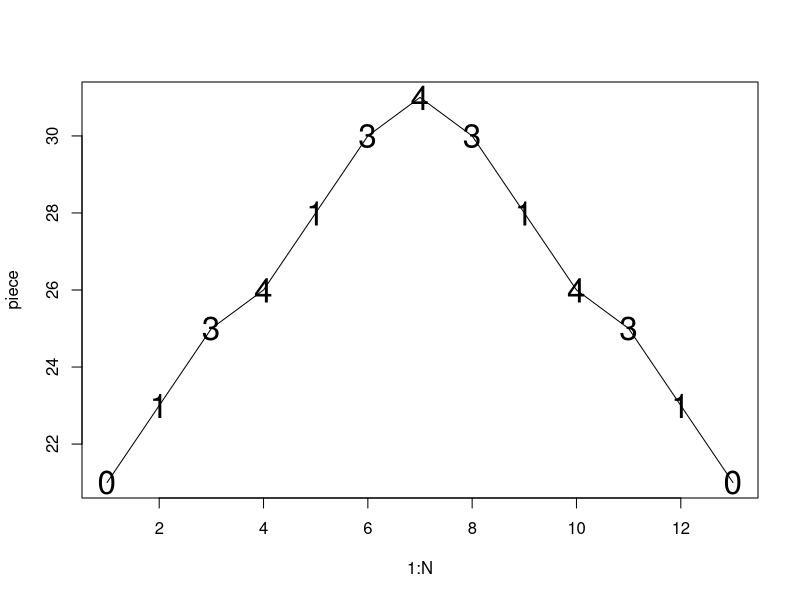

Write R code to recreate this figure.
#Cello fingering_1st position  #Jinny Park 
#--modified from pianoFingering notes from Christopher Raphael
#intended for use alongside Suzuki Cello Book 1, 1st position chapter
# example pieces and preferences for fingering drawn from Suzuki Cello book.

#This program seeks minimal finger movement while keeping 1st position
#where if two notes are related by mod7, they will be played by same finger.
#fingerings here are processed as
#open String = 1; 1st finger = 2, 2nd finger = 3, 3rd finger = 4, pinky =5
# these are re-processed with converting function and
# plotted as open String = 0; 1st finger = 1; and so on.

cost = function(m1,m2,f1,f2) {
  if (m2 < m1) { temp = m1; m1 = m2; m2 = temp; temp = f1; f1 = f2; f2 = temp}  # assume m2 > m1
  m1mod7 = m1 %% 7;
  m2mod7 = m2 %% 7;
  
  
  # there are 4 cases: f2 != 1, f2 > f1, f2 = f1, f2 < f1
  openString = c(0,7,14,21);
  
  #how to tell if two notes are on the same string?
  #no cost for crossover unless two notes are on the same string
  #This function ensures that the program gives more cost for shifting on the same string
  # which allows the program to prefer staying in one hand position
  onString <- function(m_1, m_2) {
    if(m2 < 7) {
      if (m1 < 7) {return (TRUE)}
      else {return(FALSE)}
    } else if (m2 <14) {
      if (m1 <14) {return(TRUE)}
      else {return(FALSE)}
    } else if (m2 <21) {
      if(m1 <21) {return(TRUE)}
      else {return(FALSE)}
    }
  }
  # - - - -- - -
  # Extension function 
  extension <- function(m1_,m2_, f1_,f2_) {
    if((m2_ - m1_) > (f2_ - f1_)) {
      return(TRUE)
    } else {return(FALSE)}
  }
  
  
  #case 0: open string
  if (f2 != 1) {
    if (m2 %in% openString)
    {return (1000)} #"1" is actually fingering "0" but R thinks it's 1. 
    
  } else { #if f2 == 1 and m2 is openString. 
    if(!(m2 %in% openString)) {
      return(1000)
    }
  }
  

  # case 1: f2 > f1
  if (f2 > f1) { # if no crossover
    if (m2mod7 == m1mod7) {return(100)}
    ## gotta make sure that same finger position notes are played by same finger
    if(m1 %in% openString && (m2-m1 == 2)) {
      if (f2 != 2) {return (100)}
    }
   #     if (f2 != 2) {return(100)}
   #   }
   # }
    
   # else if (extension(m1,m2,f1,f2)) {
  #    return(100)
   # }
    
    else{ return(abs((f2-f1) - (m2-m1)))}
    
  }
  
  # case 1: f2 = f1
  if (f2 == f1) { 	 # if same finger
    if (m1mod7 == m2mod7) { return(0); } 
    
    else { return(100); }   # very high cost since we really want to avoid this.  
  }
  
  # case 3: f2 < f1 (crossover)  (remember we are always moving *upward* in pitch)	

  return(3);
  
  #costs for shifting: if two notes are on the same string, Penalize.
  if(onString(m1,m2)) { #if they are both on the same String and crossing over
    return(100)
  } else  if (m2mod7 == m1mod7) {return(100)}
  else {return(abs((f2-f1) - (m2-m1)))}

}
# - - - - - - - - - - - - - - - - - - - - - - - - - - - - - - - - - - - - - - - -
#Test pieces
###Integers represent pitches, taking account of register.
### 0 represents middle C (C4).
### 1, 13, 25 represents C# or Db in different octaves.

#twinkle twinkle
#piece = c(14,14,21,21,23,23,21,19,19,18,18,16,16,14,21,21,19,19,18,18,16,21,21,19,19,18,18,16,14,14,21,21,23,23,21,19,19,18,18,16,16,14);
#French Folk song
#piece = c(26, 26, 26, 25, 25, 25, 23, 25, 26, 21, 19, 19, 19, 18, 18, 18, 16, 16, 16, 14, 14, 16, 18, 14, 16, 18, 14, 16, 18, 19, 16, 18, 19,16, 18, 19,16, 18, 19, 21,26, 25, 23, 21, 19, 18, 16, 14, 16, 14);  
#C Major scale and arpeggiation
#piece = c(0, 2, 4, 5, 7, 9, 11, 12, 19, 12, 7, 0)
#testing for same fingering on mod7 spaces, while keeping *first position*
#piece = c(0,7,14,21,2,9,16,23, 3, 10, 17, 24)

#2nd position
#piece = c(0,2,4,5,7,21,23,25,27,29,30)
#piece = c(0, 21, 27, 29, 31)
#piece = c(7, 21,27, 29, 31) #G A D E F#
piece = c(21, 23, 25, 26, 28, 30, 31, 30, 28, 26, 25, 23, 21) #A B C# D E F# G
#piece = c(21, 23, 24, 26, 28, 30, 31, 26, 24, 23, 21)
#A B C D

N = length(piece);
L = 5;  # the number of states = number of fingers


# the dynamic programming algorithm ....

xhat = rep(0,N);   # this will be the optimal state sequence (finger sequence)
optscore = matrix(1000000,N,L)   # optscore[n,s] is the best score to trellis level (note) n ending with state (finger) s
# these are the numbers we wrote inside the circles
optpred = matrix(0,N,L)          # optpred[n,s] is the best preceding state of n,s
# these are the states pointed to by the arrows we drew
for (s in 1:L) optscore[1,s] = 0;  # can begin with any finger at no cost
for (n in 2:N) {     # for each note
  for (s in 1:L) {   # for each possible finger
    for (r in 1:L) { # for each possible predecessor finger
      z = optscore[n-1,r]+ cost(piece[n-1],piece[n],r,s);  # cost of going from state r to state s
      if (z < optscore[n,s]) {   # if best so far, store these values
        optscore[n,s] = z; 
        optpred[n,s] = r; 
      }
    }
  }
}

xhat[N] = which.min(optscore[N,])  # best final finger

for (n in (N-1):1) xhat[n] = optpred[n+1,xhat[n+1]];  # follow pointers back

#- - - - - - - - - - - - - - - - - - - - - - - - - - - - - - - - - - - - - - - -
# a function to convert fingering number to conventions where
#open string = 0. 
translate <- function(fingering) {
  return (fingering - 1);
}

for (g in 1:length(xhat)) {
  xhat[g] = translate(xhat[g])
}

plot(1:N,piece,type="n");
lines(1:N,piece);
text(1:N,piece,label=xhat,cex=2);



